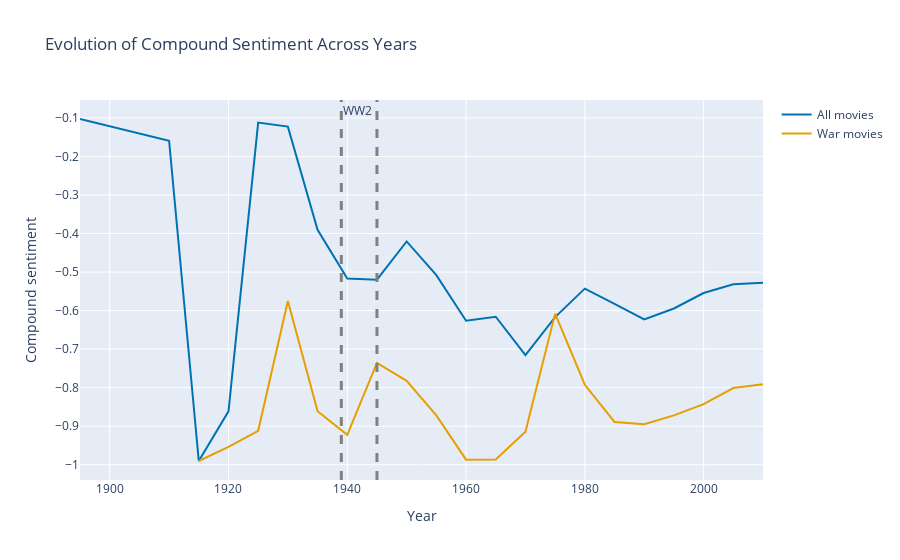

Notebook cell for this chart:
### Markdown cell above
The p value is a lot smaller than 0.05, we can reject the null hypothesis that the compound sentiment value is the same

### Code cell
all_movies_cleaned = all_movies_cleaned.dropna(subset=['Movie release date'])
all_movies_genre_war = all_movies_genre_war.dropna(subset=['Movie release date'])

# Group the movies by year and calculate the mean frequency for each category
category_freq_by_year_all = all_movies_cleaned.groupby('Movie release date')[['sentiment']].mean()
category_freq_by_year_war = all_movies_genre_war.groupby('Movie release date')[['sentiment']].mean()

# Group the movies by 5 years and calculate the mean frequency for each category
all_movies_cleaned['Movie release date'] = all_movies_cleaned['Movie release date'].astype(int)
all_movies_cleaned['Decade'] = all_movies_cleaned['Movie release date'].apply(lambda x: x- (x % 5))
category_freq_by_decade_all = all_movies_cleaned.groupby('Decade')[['sentiment']].mean()

all_movies_genre_war['Movie release date'] = all_movies_genre_war['Movie release date'].astype(int)
all_movies_genre_war['Decade'] = all_movies_genre_war['Movie release date'].apply(lambda x: x- (x % 5))
category_freq_by_decade_war = all_movies_genre_war.groupby('Decade')[['sentiment']].mean()

# same with plotly
import plotly.graph_objects as go
import plotly.express as px

fig = go.Figure()
fig.add_trace(go.Scatter(x=category_freq_by_decade_all.index, y=category_freq_by_decade_all['sentiment'], name='All movies',  marker_color='rgb(0, 114, 178)'))
fig.add_trace(go.Scatter(x=category_freq_by_decade_war.index, y=category_freq_by_decade_war['sentiment'], name='War movies',  marker_color='rgb(230, 159, 0)'))
fig.add_vline(x=1939, line_width=3, line_dash="dash", line_color="gray", annotation_text="WW2")
fig.add_vline(x=1945, line_width=3, line_dash="dash", line_color="gray")
fig.update_layout(title='Evolution of Compound Sentiment Across Years', xaxis_title='Year', yaxis_title='Compound sentiment')
fig.show()

### Figure 1 — Plotly figure (JSON) as saved in the notebook; plotly's stock layout.template omitted (floating-point values rounded to 4 significant figures)
{"data": [{"marker": {"color": "rgb(0, 114, 178)"}, "name": "All movies", "type": "scatter", "x": [1895, 1910, 1915, 1920, 1925, 1930, 1935, 1940, 1945, 1950, 1955, 1960, 1965, 1970, 1975, 1980, 1985, 1990, 1995, 2000, 2005, 2010], "y": [-0.1027, -0.1591, -0.9903, -0.8614, -0.1119, -0.1224, -0.3901, -0.5169, -0.5197, -0.4205, -0.5078, -0.6262, -0.6159, -0.7157, -0.6169, -0.5429, -0.5827, -0.6227, -0.5945, -0.5543, -0.5318, -0.5277]}, {"marker": {"color": "rgb(230, 159, 0)"}, "name": "War movies", "type": "scatter", "x": [1915, 1920, 1925, 1930, 1935, 1940, 1945, 1950, 1955, 1960, 1965, 1970, 1975, 1980, 1985, 1990, 1995, 2000, 2005, 2010], "y": [-0.9903, -0.9539, -0.912, -0.5751, -0.861, -0.9224, -0.7355, -0.7822, -0.872, -0.9868, -0.9862, -0.9143, -0.6078, -0.7924, -0.889, -0.8947, -0.872, -0.8427, -0.801, -0.7912]}], "layout": {"annotations": [{"showarrow": false, "text": "WW2", "x": 1939, "xanchor": "left", "xref": "x", "y": 1, "yanchor": "top", "yref": "y domain"}], "shapes": [{"line": {"color": "gray", "dash": "dash", "width": 3}, "type": "line", "x0": 1939, "x1": 1939, "xref": "x", "y0": 0, "y1": 1, "yref": "y domain"}, {"line": {"color": "gray", "dash": "dash", "width": 3}, "type": "line", "x0": 1945, "x1": 1945, "xref": "x", "y0": 0, "y1": 1, "yref": "y domain"}], "title": {"text": "Evolution of Compound Sentiment Across Years"}, "xaxis": {"title": {"text": "Year"}}, "yaxis": {"title": {"text": "Compound sentiment"}}}}
